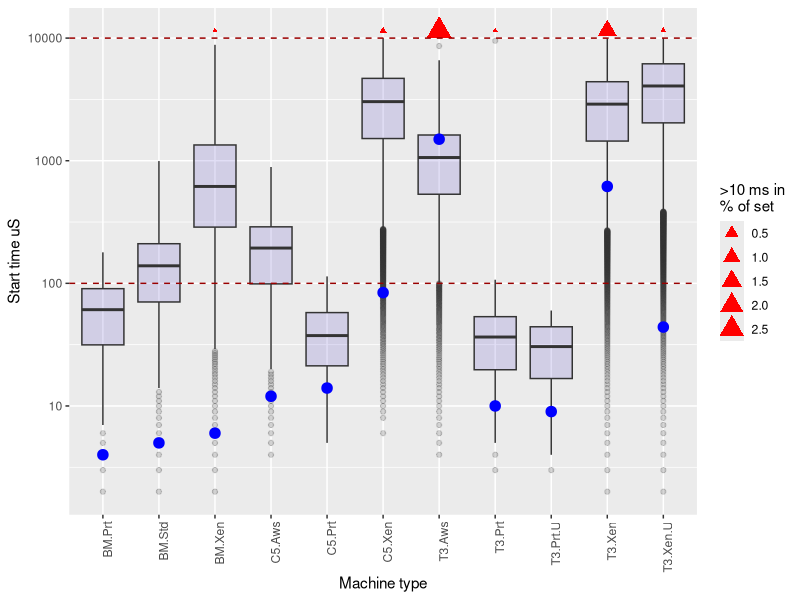

Write the R code that produced this figure.
#Seven log boxplots with mean 
library(tidyr)
library(ggplot2)
library(reshape2)

myDataC<-read.csv("stats.csv", sep=";")[1:10000,1:12]

myData<-gather(myDataC, "mtype", value, "BM.Std", "BM.Xen", "BM.Prt", "T3.Aws", "T3.Xen", "T3.Xen.U", "T3.Prt", "T3.Prt.U", "C5.Aws","C5.Xen","C5.Prt", na.rm = FALSE, convert = FALSE)
myData<-myData[!(myData$value==0),]

oversh<-read.csv("stats.csv", sep=";")[10005:10005,1:12]
total<-read.csv("stats.csv", sep=";")[10001:10001,1:12]
oversh <- oversh / total * 100
oversh<-gather(oversh, "mtype", value, "BM.Std", "BM.Xen", "BM.Prt",  "T3.Aws", "T3.Xen", "T3.Xen.U", "T3.Prt", "T3.Prt.U", "C5.Aws","C5.Xen","C5.Prt", na.rm = FALSE, convert = FALSE)
oversh<-oversh[!(oversh$value==0),]

means<-read.csv("stats.csv", sep=";")[10003:10003,1:12]
means<-gather(means, "mtype", value, "BM.Std", "BM.Xen", "BM.Prt", "T3.Aws", "T3.Xen", "T3.Xen.U", "T3.Prt", "T3.Prt.U", "C5.Aws","C5.Xen","C5.Prt", na.rm = FALSE, convert = FALSE)

ggplot(myData, aes(x=mtype, y=Time)) + 
    geom_boxplot(fill="slateblue", alpha=0.2) +
    geom_point(data = oversh, aes(x = mtype, y = 11500, size=value), shape=17, , color="red", fill="red") +
    geom_point(data = means, aes(x = mtype, y = value), shape=20, size=5, color="blue", fill="blue") +
    labs(x="Machine type", y= "Start time uS", size=">10 ms in\n% of set")+
	scale_y_continuous(trans='log10') +
    geom_hline(yintercept = 100, colour="#990000", linetype="dashed") +
    geom_hline(yintercept = 10000, colour="#990000", linetype="dashed") +
	theme(axis.text.x = element_text(angle = 90, hjust = 1))

